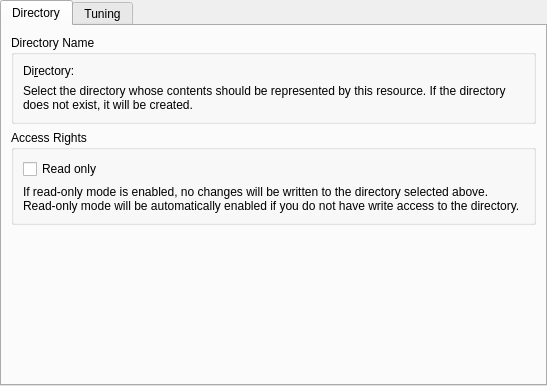
<?xml version="1.0" encoding="UTF-8"?>
<ui version="4.0">
 <class>VcardDirsAgentSettingsWidget</class>
 <widget class="QWidget" name="VcardDirsAgentSettingsWidget">
  <property name="geometry">
   <rect>
    <x>0</x>
    <y>0</y>
    <width>547</width>
    <height>386</height>
   </rect>
  </property>
  <layout class="QVBoxLayout" name="verticalLayout">
   <property name="leftMargin">
    <number>0</number>
   </property>
   <property name="topMargin">
    <number>0</number>
   </property>
   <property name="rightMargin">
    <number>0</number>
   </property>
   <property name="bottomMargin">
    <number>0</number>
   </property>
   <item>
    <widget class="QTabWidget" name="ktabwidget">
     <property name="currentIndex">
      <number>0</number>
     </property>
     <widget class="QWidget" name="tab">
      <attribute name="title">
       <string>Directory</string>
      </attribute>
      <layout class="QVBoxLayout" name="verticalLayout_4">
       <item>
        <widget class="QGroupBox" name="groupBox_2">
         <property name="title">
          <string>Directory Name</string>
         </property>
         <layout class="QVBoxLayout" name="verticalLayout_3">
          <item>
           <layout class="QHBoxLayout" name="horizontalLayout">
            <item>
             <widget class="QLabel" name="label">
              <property name="text">
               <string>Di&amp;rectory:</string>
              </property>
              <property name="buddy">
               <cstring>kcfg_Path</cstring>
              </property>
             </widget>
            </item>
            <item>
             <widget class="KUrlRequester" name="kcfg_Path"/>
            </item>
           </layout>
          </item>
          <item>
           <widget class="QLabel" name="label_3">
            <property name="text">
             <string>Select the directory whose contents should be represented by this resource. If the directory does not exist, it will be created.</string>
            </property>
            <property name="wordWrap">
             <bool>true</bool>
            </property>
           </widget>
          </item>
         </layout>
        </widget>
       </item>
       <item>
        <widget class="QGroupBox" name="groupBox">
         <property name="title">
          <string>Access Rights</string>
         </property>
         <layout class="QVBoxLayout" name="verticalLayout_2">
          <item>
           <widget class="QCheckBox" name="kcfg_ReadOnly">
            <property name="text">
             <string>Read only</string>
            </property>
           </widget>
          </item>
          <item>
           <widget class="QLabel" name="label_2">
            <property name="text">
             <string>If read-only mode is enabled, no changes will be written to the directory selected above. Read-only mode will be automatically enabled if you do not have write access to the directory.</string>
            </property>
            <property name="wordWrap">
             <bool>true</bool>
            </property>
           </widget>
          </item>
         </layout>
        </widget>
       </item>
       <item>
        <spacer name="verticalSpacer">
         <property name="orientation">
          <enum>Qt::Vertical</enum>
         </property>
         <property name="sizeHint" stdset="0">
          <size>
           <width>20</width>
           <height>4</height>
          </size>
         </property>
        </spacer>
       </item>
      </layout>
     </widget>
     <widget class="QWidget" name="tab_2">
      <attribute name="title">
       <string>Tuning</string>
      </attribute>
      <layout class="QVBoxLayout" name="verticalLayout_5">
       <item>
        <widget class="QLabel" name="label_4">
         <property name="text">
          <string>The options on this page allow you to change parameters that balance data safety and consistency against performance. In general you should be careful with changing anything here, the defaults are good enough in most cases.</string>
         </property>
         <property name="wordWrap">
          <bool>true</bool>
         </property>
        </widget>
       </item>
       <item>
        <layout class="QHBoxLayout" name="horizontalLayout_2">
         <item>
          <widget class="QLabel" name="autosaveLabel">
           <property name="text">
            <string>Autosave delay:</string>
           </property>
          </widget>
         </item>
         <item>
          <widget class="QSpinBox" name="kcfg_AutosaveInterval">
           <property name="minimum">
            <number>0</number>
           </property>
           <property name="value">
            <number>1</number>
           </property>
          </widget>
         </item>
         <item>
          <spacer name="horizontalSpacer">
           <property name="orientation">
            <enum>Qt::Horizontal</enum>
           </property>
           <property name="sizeHint" stdset="0">
            <size>
             <width>40</width>
             <height>20</height>
            </size>
           </property>
          </spacer>
         </item>
        </layout>
       </item>
       <item>
        <spacer name="verticalSpacer_2">
         <property name="orientation">
          <enum>Qt::Vertical</enum>
         </property>
         <property name="sizeHint" stdset="0">
          <size>
           <width>20</width>
           <height>138</height>
          </size>
         </property>
        </spacer>
       </item>
      </layout>
     </widget>
    </widget>
   </item>
  </layout>
 </widget>
 <customwidgets>
  <customwidget>
   <class>KUrlRequester</class>
   <extends>QFrame</extends>
   <header>kurlrequester.h</header>
   <container>1</container>
  </customwidget>
 </customwidgets>
 <resources/>
 <connections>
  <connection>
   <sender>kcfg_ReadOnly</sender>
   <signal>toggled(bool)</signal>
   <receiver>kcfg_AutosaveInterval</receiver>
   <slot>setDisabled(bool)</slot>
   <hints>
    <hint type="sourcelabel">
     <x>273</x>
     <y>205</y>
    </hint>
    <hint type="destinationlabel">
     <x>157</x>
     <y>101</y>
    </hint>
   </hints>
  </connection>
  <connection>
   <sender>kcfg_ReadOnly</sender>
   <signal>toggled(bool)</signal>
   <receiver>autosaveLabel</receiver>
   <slot>setDisabled(bool)</slot>
   <hints>
    <hint type="sourcelabel">
     <x>273</x>
     <y>205</y>
    </hint>
    <hint type="destinationlabel">
     <x>56</x>
     <y>101</y>
    </hint>
   </hints>
  </connection>
 </connections>
</ui>
